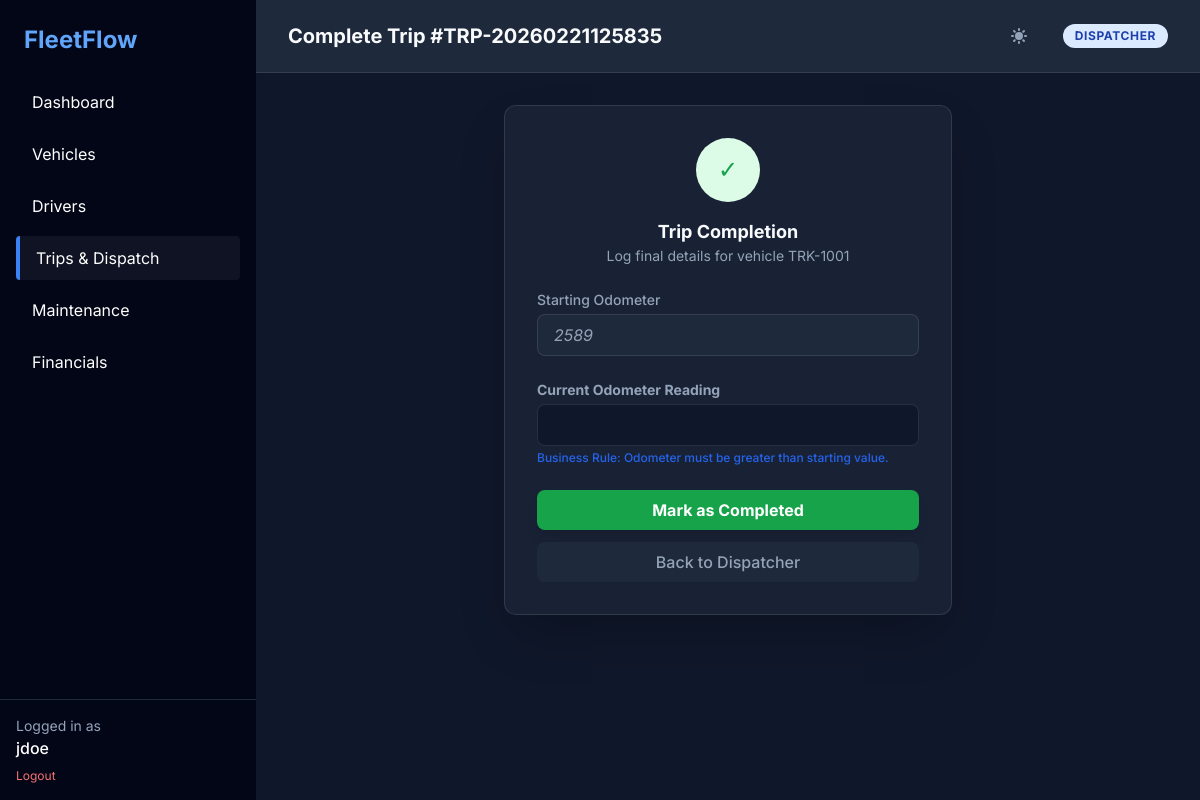
The app's page /trips/complete/1 (signed in) with its own data.
### app/models.py (models this page shows)
class Trip(db.Model):
    __tablename__ = 'trips'
    id = db.Column(db.Integer, primary_key=True)
    trip_number = db.Column(db.String(20), unique=True, nullable=False)
    vehicle_id = db.Column(db.Integer, db.ForeignKey('vehicles.id'), nullable=False)
    driver_id = db.Column(db.Integer, db.ForeignKey('drivers.id'), nullable=False)
    origin = db.Column(db.String(255), nullable=False)
    destination = db.Column(db.String(255), nullable=False)
    cargo_weight_kg = db.Column(db.Numeric(10, 2), nullable=False)
    status = db.Column(db.Enum(TripStatus, native_enum=False), default=TripStatus.SCHEDULED)
    start_time = db.Column(db.DateTime)
    end_time = db.Column(db.DateTime)
    start_odometer = db.Column(db.Integer)
    end_odometer = db.Column(db.Integer)
    estimated_revenue = db.Column(db.Numeric(15, 2), default=0)
    created_at = db.Column(db.DateTime, default=datetime.utcnow)
    vehicle = db.relationship('Vehicle', backref=db.backref('trips', lazy=True))
    driver = db.relationship('Driver', backref=db.backref('trips', lazy=True))

class Vehicle(db.Model):
    __tablename__ = 'vehicles'
    id = db.Column(db.Integer, primary_key=True)
    license_plate = db.Column(db.String(20), unique=True, nullable=False)
    make = db.Column(db.String(50), nullable=False)
    model = db.Column(db.String(50), nullable=False)
    year = db.Column(db.Integer, nullable=False)
    type = db.Column(db.String(20), nullable=False)
    max_capacity_kg = db.Column(db.Numeric(10, 2), nullable=False)
    current_odometer = db.Column(db.Integer, default=0)
    status = db.Column(db.Enum(VehicleStatus, native_enum=False), default=VehicleStatus.AVAILABLE)
    acquisition_cost = db.Column(db.Numeric(15, 2), nullable=False)
    is_deleted = db.Column(db.Boolean, default=False)
    created_at = db.Column(db.DateTime, default=datetime.utcnow)

### app/blueprints/trips.py (the view, shortened to what this page needs)
@trips_bp.route('/complete/<int:id>', methods=['GET', 'POST'])
@login_required
@roles_required('Dispatcher', 'Fleet Manager')
def complete(id):
    trip = Trip.query.get_or_404(id)
    return render_template('trips/complete_modal.html', trip=trip)

### app/utils/rbac.py (called while the page is built)
def login_required(f):
    @wraps(f)
    def decorated_function(*args, **kwargs):
        if 'user_id' not in session:
            flash('Please log in to access this page.', 'warning')
            return redirect(url_for('auth.login'))
        return f(*args, **kwargs)
    return decorated_function

def roles_required(*roles):
    def decorator(f):
        @wraps(f)
        def decorated_function(*args, **kwargs):
            if 'role' not in session:
                abort(403)
            if session['role'] not in roles:
                flash('You do not have permission to access this resource.', 'danger')
                abort(403)
            return f(*args, **kwargs)
        return decorated_function
    return decorator

### app/templates/trips/complete_modal.html
{% extends "base.html" %}
{% block title %}Complete Trip #{{ trip.trip_number }}{% endblock %}
{% block content %}
<div class="max-w-md bg-white rounded-xl shadow-2xl p-8 border border-gray-100 mx-auto">
    <div class="text-center mb-6">
        <div class="w-16 h-16 bg-green-100 text-green-600 rounded-full flex items-center justify-center mx-auto mb-4 text-2xl">✓</div>
        <h3 class="text-lg font-bold">Trip Completion</h3>
        <p class="text-sm text-gray-500">Log final details for vehicle {{ trip.vehicle.license_plate }}</p>
    </div>
    <form action="{{ url_for('trips.complete', id=trip.id) }}" method="POST" class="space-y-6">
        <div>
            <label class="block text-sm font-medium text-gray-700 mb-1">Starting Odometer</label>
            <input type="text" disabled value="{{ trip.vehicle.current_odometer }}"
                class="w-full px-4 py-2 bg-gray-100 border border-transparent rounded-lg text-gray-500 italic">
        </div>
        <div>
            <label class="block text-sm font-bold text-gray-700 mb-1">Current Odometer Reading</label>
            <input type="number" name="end_odometer" required
                min="{{ trip.vehicle.current_odometer + 1 }}"
                class="w-full px-4 py-2 bg-gray-50 border border-blue-300 rounded-lg focus:ring-2 focus:ring-blue-500 focus:outline-none">
            <p class="mt-1 text-xs text-blue-600 font-medium">Business Rule: Odometer must be greater than starting value.</p>
        </div>
        <div class="flex flex-col space-y-3">
            <button type="submit" class="w-full py-2 bg-green-600 text-white rounded-lg font-bold shadow-lg hover:bg-green-700 transition">
                Mark as Completed
            </button>
            <a href="{{ url_for('trips.index') }}" class="w-full py-2 bg-gray-100 text-gray-700 rounded-lg text-center font-medium hover:bg-gray-200 transition">
                Back to Dispatcher
            </a>
        </div>
    </form>
</div>
{% endblock %}

### app/static/css/theme.css (style rules this page uses)
:root { --bg-main: #f8fafc; --bg-sidebar: #0f172a; --bg-header: #ffffff; --bg-surface: #ffffff; --text-main: #0f172a; --text-muted: #64748b; --text-inverse: #f8fafc; --nav-active-bg: rgba(255, 255, 255, 0.1); --nav-active-border: #3b82f6; --card-bg: #ffffff; --card-border: rgba(0, 0, 0, 0.05); --card-shadow: 0 4px 6px -1px rgba(0, 0, 0, 0.1), 0 2px 4px -1px rgba(0, 0, 0, 0.06); --glass-bg: rgba(255, 255, 255, 0.8); --glass-border: rgba(255, 255, 255, 0.2); --primary: #3b82f6; --primary-hover: #2563eb; --accent: #6366f1; --status-on-duty-bg: rgba(16, 185, 129, 0.1); --status-on-duty-text: #059669; --status-on-trip-bg: rgba(245, 158, 11, 0.1); --status-on-trip-text: #d97706; --status-off-duty-bg: rgba(100, 116, 139, 0.1); --status-off-duty-text: #64748b; --status-suspended-bg: rgba(239, 68, 68, 0.1); --status-suspended-text: #dc2626; }
[data-theme='dark'] { --bg-main: #0f172a; --bg-sidebar: #020617; --bg-header: #1e293b; --bg-surface: #1e293b; --text-main: #f8fafc; --text-muted: #94a3b8; --text-inverse: #0f172a; --nav-active-bg: rgba(255, 255, 255, 0.05); --nav-active-border: #3b82f6; --card-bg: rgba(30, 41, 59, 0.7); --card-border: rgba(255, 255, 255, 0.1); --card-shadow: 0 20px 25px -5px rgba(0, 0, 0, 0.3), 0 10px 10px -5px rgba(0, 0, 0, 0.2); --glass-bg: rgba(30, 41, 59, 0.7); --glass-border: rgba(255, 255, 255, 0.1); --primary: #3b82f6; --primary-hover: #60a5fa; --accent: #818cf8; --status-on-duty-bg: rgba(52, 211, 153, 0.1); --status-on-duty-text: #34d399; --status-on-trip-bg: rgba(251, 191, 36, 0.1); --status-on-trip-text: #fbbf24; --status-off-duty-bg: rgba(148, 163, 184, 0.1); --status-off-duty-text: #94a3b8; --status-suspended-bg: rgba(248, 113, 113, 0.1); --status-suspended-text: #f87171; }
.bg-white { background-color: var(--card-bg) !important; }
.bg-gray-50, .bg-slate-50, .bg-slate-100 { background-color: var(--bg-main) !important; }
.bg-gray-100, .bg-slate-200, .bg-slate-800 { background-color: var(--bg-surface) !important; }
.text-gray-700, .text-gray-600, .text-gray-500, .text-gray-400, .text-slate-600, .text-slate-500, .text-slate-400 { color: var(--text-muted) !important; }
.border-gray-50, .border-gray-100, .border-gray-200, .border-slate-100, .border-slate-200, .border-slate-700 { border-color: var(--card-border) !important; }
input, select, textarea { background-color: var(--bg-surface) !important; border-color: var(--card-border) !important; color: var(--text-main) !important; }
input::placeholder { color: var(--text-muted) !important; opacity: 0.6; }
body { transition: background-color 0.3s ease, color 0.3s ease; background-color: var(--bg-main); color: var(--text-main); }

### app/templates/base.html (style rules this page uses)
body { font-family: 'Inter', sans-serif; }

### records on screen
Trip: trip_number "TRP-20260221125835"
Vehicle: vehicle.license_plate "TRK-1001", vehicle.current_odometer "2589"

### other values on screen
{{ session.get('username', 'User') }} "jdoe"
{{ session.get('role', 'Viewer') }} "DISPATCHER"
